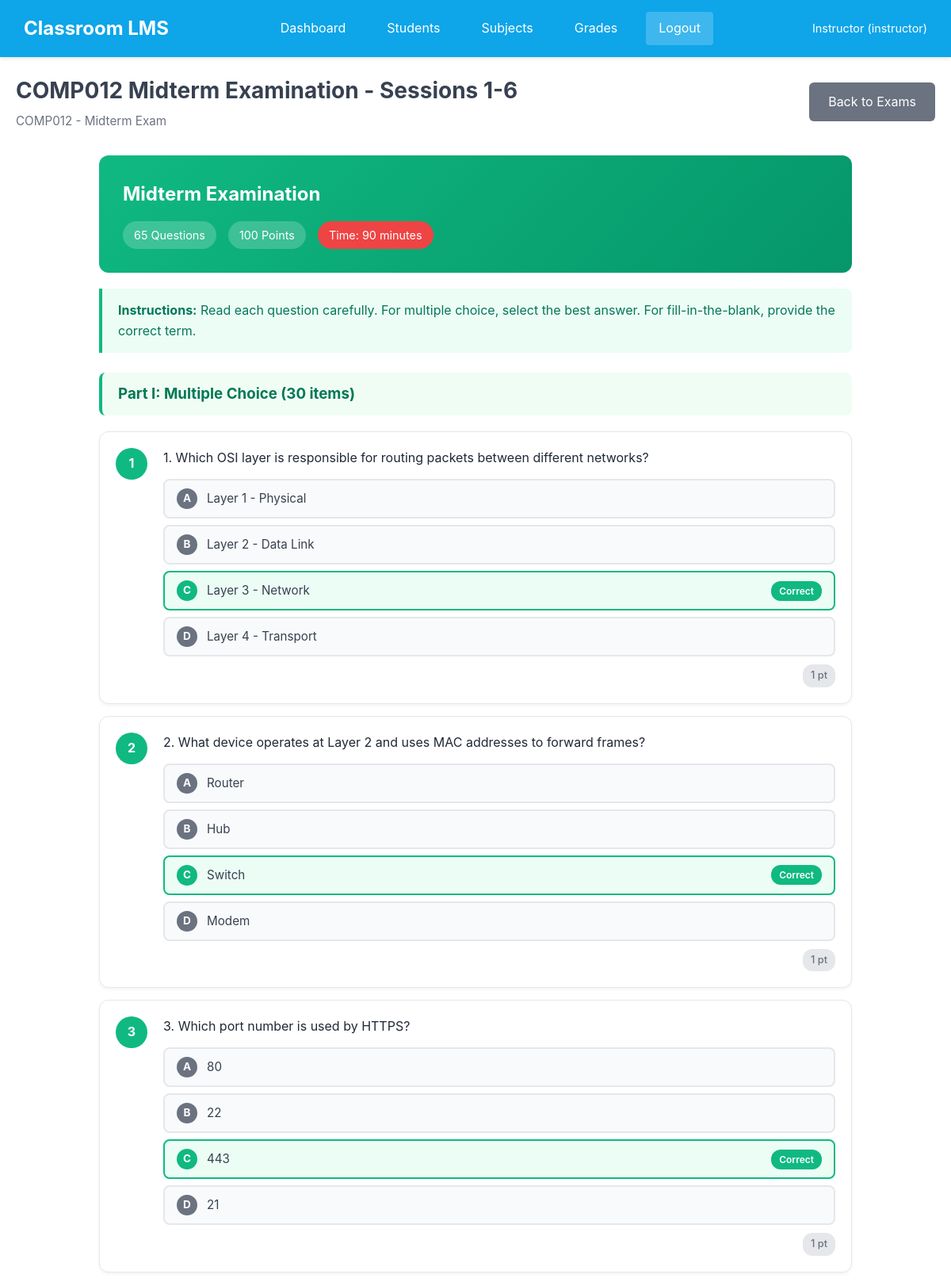
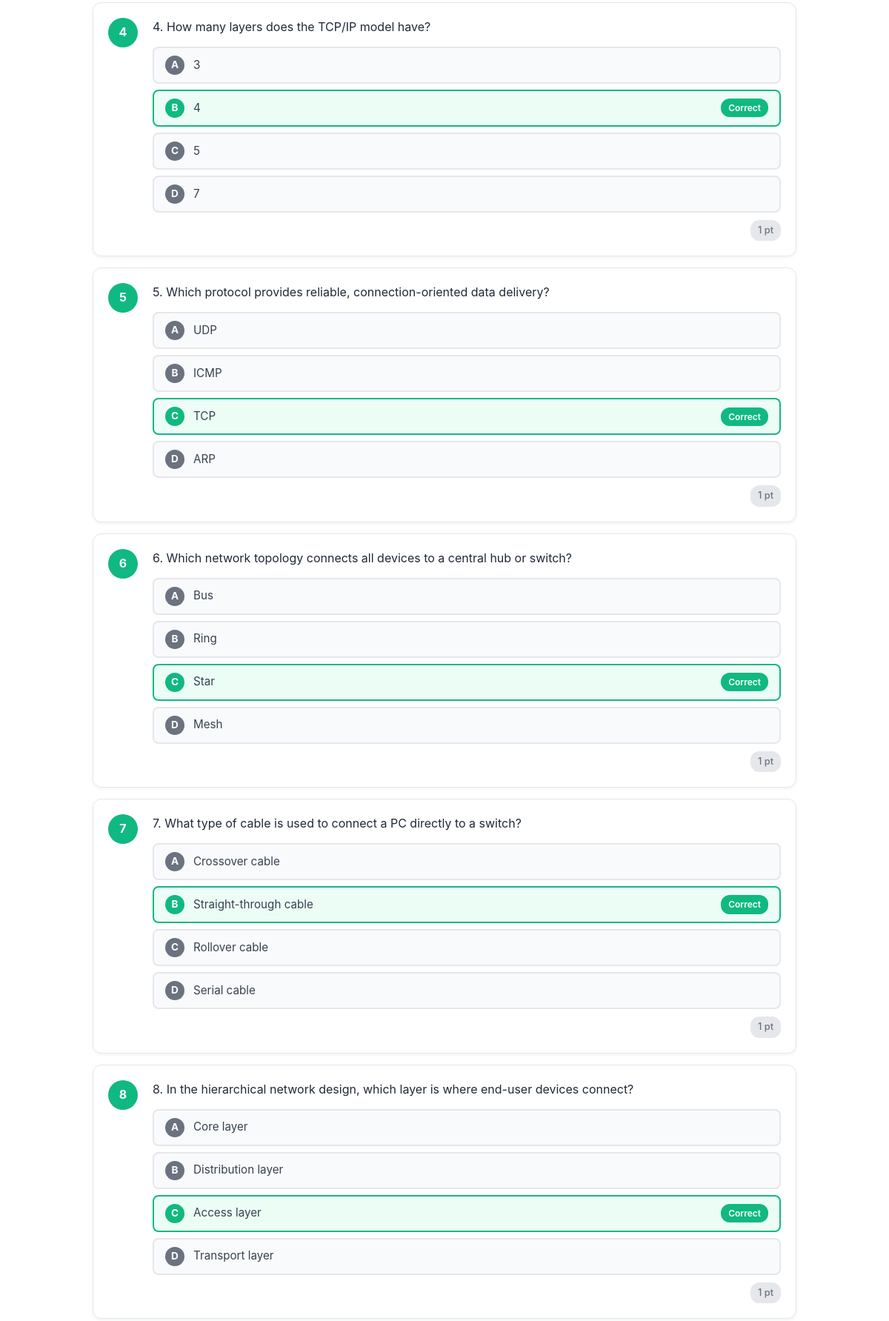
The page /exam/1/questions (signed in, upper part) on the database its author committed (2 pictures, top to bottom).
### tables this page shows
CREATE TABLE users (
            id INTEGER PRIMARY KEY AUTOINCREMENT,
            username TEXT UNIQUE NOT NULL,
            password_hash TEXT NOT NULL,
            full_name TEXT NOT NULL,
            role TEXT NOT NULL,
            student_id TEXT,
            section TEXT,
            created_at TIMESTAMP DEFAULT CURRENT_TIMESTAMP
        );

CREATE TABLE exams (
            id INTEGER PRIMARY KEY AUTOINCREMENT,
            subject_id INTEGER NOT NULL,
            exam_type TEXT NOT NULL,
            title TEXT NOT NULL,
            time_limit INTEGER,
            total_points INTEGER DEFAULT 100,
            FOREIGN KEY (subject_id) REFERENCES subjects (id)
        );

CREATE TABLE subjects (
        id INTEGER PRIMARY KEY AUTOINCREMENT,
        code TEXT NOT NULL,
        name TEXT NOT NULL,
        description TEXT,
        section TEXT,
        day TEXT,
        time_schedule TEXT
    );

CREATE TABLE exam_questions (
            id INTEGER PRIMARY KEY AUTOINCREMENT,
            exam_id INTEGER NOT NULL,
            question_text TEXT NOT NULL,
            question_type TEXT NOT NULL,
            options TEXT,
            correct_answer TEXT NOT NULL,
            points INTEGER DEFAULT 1,
            FOREIGN KEY (exam_id) REFERENCES exams (id)
        );

### app.py (the view)
@app.route('/exam/<int:exam_id>/questions')
@login_required
def exam_questions(exam_id):
    conn = get_db()
    cursor = conn.cursor()
    cursor.execute('SELECT e.*, s.code as subject_code FROM exams e JOIN subjects s ON e.subject_id = s.id WHERE e.id = ?', (exam_id,))
    exam = cursor.fetchone()
    cursor.execute('SELECT * FROM exam_questions WHERE exam_id = ? ORDER BY id', (exam_id,))
    questions = cursor.fetchall()
    conn.close()
    return render_template('exam_questions.html', exam=exam, questions=questions)

### app.py (called while the page is built)
@app.template_filter('parse_json')
def parse_json_filter(value):
    if value:
        try:
            return json.loads(value)
        except:
            return []
    return []

@login_manager.user_loader
def load_user(user_id):
    conn = get_db()
    cursor = conn.cursor()
    cursor.execute('SELECT * FROM users WHERE id = ?', (user_id,))
    user = cursor.fetchone()
    conn.close()
    if user:
        return User(user['id'], user['username'], user['full_name'], user['role'], user['student_id'], user['section'])
    return None

### database.py (called while the page is built)
def get_db():
    conn = sqlite3.connect(DATABASE)
    conn.row_factory = sqlite3.Row
    return conn

### templates/exam_questions.html (shortened to what this page needs)
{% extends 'base.html' %}
{% block content %}
<div class="page-header">
    <div>
        <h1>{{ exam.title }}</h1>
        <p class="section-info">{{ exam.subject_code }} - {{ exam.exam_type|capitalize }} Exam</p>
    </div>
    <a href="{{ url_for('subject_exams', subject_id=exam.subject_id) }}" class="btn btn-secondary">Back to Exams</a>
</div>
<div class="exam-container">
    <div class="exam-header">
        <h2>{{ exam.exam_type|capitalize }} Examination</h2>
        <div class="exam-meta">
            <span class="exam-info">{{ questions|length }} Questions</span>
            <span class="exam-info">{{ exam.total_points }} Points</span>
            {% if exam.time_limit > 0 %}
            <span class="exam-info time-limit">Time: {{ exam.time_limit }} minutes</span>
            {% endif %}
        </div>
    </div>
    <div class="exam-instructions">
        <p><strong>Instructions:</strong> Read each question carefully. For multiple choice, select the best answer. For fill-in-the-blank, provide the correct term.</p>
    </div>
    {% set mc_questions = [] %}
    {% set tf_questions = [] %}
    {% set sa_questions = [] %}
    {% for q in questions %}
        {% if q.question_type == 'multiple_choice' %}
            {% set _ = mc_questions.append(q) %}
        {% elif q.question_type == 'true_false' %}
            {% set _ = tf_questions.append(q) %}
        {% else %}
            {% set _ = sa_questions.append(q) %}
        {% endif %}
    {% endfor %}
    {% if mc_questions|length > 0 %}
    <div class="question-section">
        <h3 class="section-title">Part I: Multiple Choice ({{ mc_questions|length }} items)</h3>
        <div class="exam-questions">
            {% for q in mc_questions %}
            <div class="exam-question">
                <div class="question-number">{{ loop.index }}</div>
                <div class="question-content">
                    <p class="question-text">{{ q.question_text }}</p>
                    <div class="options-grid">
                        {% set options = q.options | parse_json if q.options else [] %}
                        {% for option in options %}
                        <label class="option-label {% if ['A', 'B', 'C', 'D'][loop.index0] == q.correct_answer %}correct-answer{% endif %}">
                            <span class="option-letter">{{ ['A', 'B', 'C', 'D'][loop.index0] }}</span>
                            <span class="option-text">{{ option }}</span>
                            {% if ['A', 'B', 'C', 'D'][loop.index0] == q.correct_answer %}
                            <span class="correct-badge">Correct</span>
                            {% endif %}
                        </label>
                        {% endfor %}
                    </div>
                    <div class="question-meta">
                        <span class="points-badge">{{ q.points }} pt{% if q.points > 1 %}s{% endif %}</span>
                    </div>
                </div>
            </div>
            {% endfor %}
        </div>
    </div>
    {% endif %}
</div>
{% endblock %}

### templates/base.html (shortened to what this page needs)
<!DOCTYPE html>
<html lang="en">
<head>
    <link rel="stylesheet" href="{{ url_for('static', filename='css/style.css') }}">
</head>
<body>
    {% if current_user.is_authenticated %}
    <nav class="navbar">
        <div class="nav-brand">
            <a href="{{ url_for('index') }}">Classroom LMS</a>
        </div>
        <div class="nav-links">
            {% if current_user.role == 'instructor' %}
                <a href="{{ url_for('dashboard') }}">Dashboard</a>
                <a href="{{ url_for('students') }}">Students</a>
                <a href="{{ url_for('subjects') }}">Subjects</a>
                <a href="{{ url_for('grades') }}">Grades</a>
            {% else %}
                <a href="{{ url_for('student_dashboard') }}">Dashboard</a>
                <a href="{{ url_for('my_grades') }}">My Grades</a>
            {% endif %}
            <a href="{{ url_for('logout') }}" class="btn-logout">Logout</a>
        </div>
        <div class="nav-user">
            <span>{{ current_user.full_name }} ({{ current_user.role }})</span>
        </div>
    </nav>
    {% endif %}
    <main class="container">
        {% block content %}{% endblock %}
    </main>
</body>
</html>

### static/css/style.css (style rules this page uses)
* { margin: 0; padding: 0; box-sizing: border-box; }
body { font-family: 'Inter', -apple-system, BlinkMacSystemFont, 'Segoe UI', Roboto, sans-serif; background-color: #FFFFFF; color: #374151; line-height: 1.6; }
.container { max-width: 1200px; margin: 0 auto; padding: 20px; }
.navbar { background-color: #0EA5E9; padding: 15px 30px; display: flex; justify-content: space-between; align-items: center; box-shadow: 0 2px 4px rgba(0,0,0,0.1); }
.nav-brand a { color: white; text-decoration: none; font-size: 1.5rem; font-weight: bold; }
.nav-links { display: flex; gap: 20px; }
.nav-links a { color: white; text-decoration: none; padding: 8px 16px; border-radius: 4px; transition: background-color 0.2s; }
.nav-user { color: white; font-size: 0.9rem; }
.btn-logout { background-color: rgba(255,255,255,0.2) !important; }
.btn { display: inline-block; padding: 12px 24px; background-color: #0EA5E9; color: white; border: none; border-radius: 6px; font-size: 1rem; cursor: pointer; text-decoration: none; transition: background-color 0.2s; }
.btn-secondary { background-color: #6B7280; }
.page-header { display: flex; justify-content: space-between; align-items: center; margin-bottom: 30px; }
.page-header h1 { font-size: 1.75rem; color: #374151; }

### templates/exam_questions.html (style rules this page uses)
.exam-container { max-width: 950px; margin: 0 auto; }
.exam-header { background: linear-gradient(135deg, #10B981, #059669); color: white; padding: 30px; border-radius: 12px; margin-bottom: 20px; }
.exam-header h2 { margin: 0 0 15px 0; font-size: 1.5rem; }
.exam-meta { display: flex; gap: 15px; flex-wrap: wrap; }
.exam-info { background: rgba(255,255,255,0.2); padding: 6px 14px; border-radius: 20px; font-size: 0.9rem; }
.time-limit { background: #EF4444; }
.exam-instructions { background: #ECFDF5; border-left: 4px solid #10B981; padding: 15px 20px; margin-bottom: 25px; border-radius: 0 8px 8px 0; }
.exam-instructions p { margin: 0; color: #047857; }
.question-section { margin-bottom: 30px; }
.section-title { background: #F0FDF4; color: #047857; padding: 12px 20px; border-radius: 8px; margin-bottom: 20px; border-left: 4px solid #10B981; }
.exam-questions { display: flex; flex-direction: column; gap: 15px; }
.exam-question { background: white; border: 1px solid #E5E7EB; border-radius: 12px; padding: 20px; display: flex; gap: 20px; box-shadow: 0 2px 4px rgba(0,0,0,0.05); }
.question-number { background: #10B981; color: white; width: 40px; height: 40px; border-radius: 50%; display: flex; align-items: center; justify-content: center; font-weight: bold; font-size: 1rem; flex-shrink: 0; }
.question-content { flex: 1; }
.question-text { font-size: 1rem; color: #1F2937; margin-bottom: 15px; line-height: 1.5; }
.options-grid { display: flex; flex-direction: column; gap: 8px; }
.option-label { display: flex; align-items: center; gap: 12px; padding: 10px 15px; background: #F9FAFB; border: 2px solid #E5E7EB; border-radius: 8px; transition: all 0.2s; }
.option-label.correct-answer { background: #ECFDF5; border-color: #10B981; }
.option-letter { background: #6B7280; color: white; width: 26px; height: 26px; border-radius: 50%; display: flex; align-items: center; justify-content: center; font-weight: bold; font-size: 0.85rem; }
.correct-answer .option-letter { background: #10B981; }
.option-text { color: #374151; font-size: 0.95rem; flex: 1; }
.correct-badge { background: #10B981; color: white; padding: 3px 10px; border-radius: 12px; font-size: 0.75rem; font-weight: 600; }
.question-meta { margin-top: 10px; display: flex; justify-content: flex-end; }
.points-badge { background: #E5E7EB; color: #6B7280; padding: 4px 10px; border-radius: 12px; font-size: 0.8rem; font-weight: 500; }
.section-info { color: #6B7280; font-size: 0.95rem; margin-top: 5px; }

### rows shown on the page
users: full_name "Instructor", role "instructor"
exams: title "COMP012 Midterm Examination - Sessions 1-6", exam_type "Midterm", total_points "100", time_limit "90"
subjects: subject_code "COMP012"
exam_questions: question_text "1. Which OSI layer is responsible for routing packets between different networks?", index0 "A" "B" "C" "D", options "Layer 1 - Physical" "Layer 2 - Data Link" "Layer 3 - Network" "Layer 4 - Transport", correct_answer "Correct", points "1"
exam_questions: question_text "2. What device operates at Layer 2 and uses MAC addresses to forward frames?", index0 "A" "B" "C" "D", options "Router" "Hub" "Switch" "Modem", correct_answer "Correct", points "1"
exam_questions: question_text "3. Which port number is used by HTTPS?", index0 "A" "B" "C" "D", options "80" "22" "443" "21", correct_answer "Correct", points "1"
exam_questions: question_text "4. How many layers does the TCP/IP model have?", index0 "A" "B" "C" "D", options "3" "4" "5" "7", correct_answer "Correct", points "1"
exam_questions: question_text "5. Which protocol provides reliable, connection-oriented data delivery?", index0 "A" "B" "C" "D", options "UDP" "ICMP" "TCP" "ARP", correct_answer "Correct", points "1"
exam_questions: question_text "6. Which network topology connects all devices to a central hub or switch?", index0 "A" "B" "C" "D", options "Bus" "Ring" "Star" "Mesh", correct_answer "Correct", points "1"
exam_questions: question_text "7. What type of cable is used to connect a PC directly to a switch?", index0 "A" "B" "C" "D", options "Crossover cable" "Straight-through cable" "Rollover cable" "Serial cable", correct_answer "Correct", points "1"
exam_questions: question_text "8. In the hierarchical network design, which layer is where end-user devices connect?", index0 "A" "B" "C" "D", options "Core layer" "Distribution layer" "Access layer" "Transport layer", correct_answer "Correct", points "1"

### other values the page prints
{{ questions|length }} "65"
{{ mc_questions|length }} "30"
